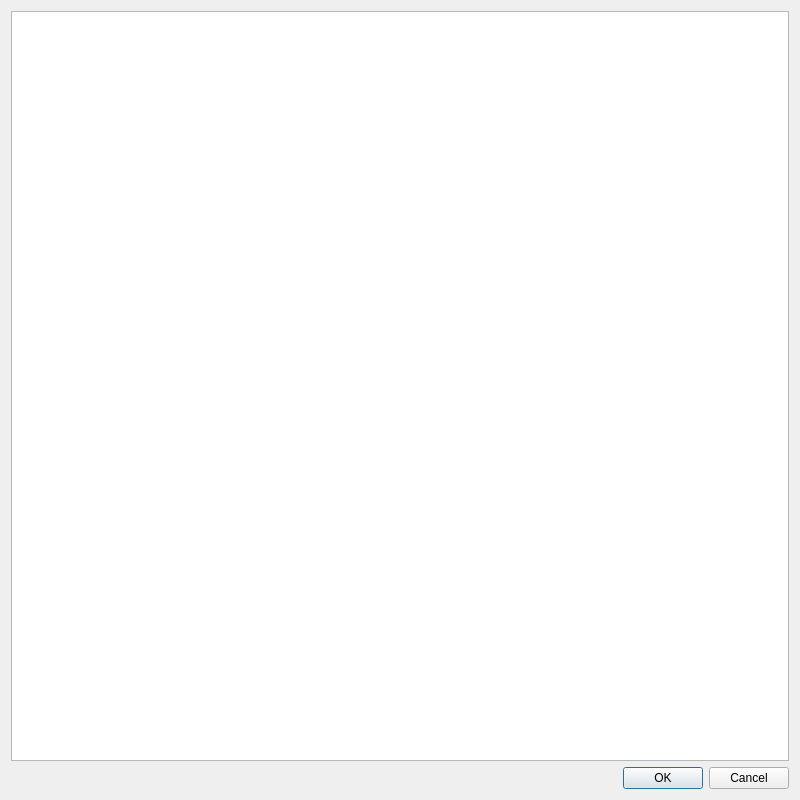
<?xml version="1.0" encoding="UTF-8"?>
<ui version="4.0">
 <class>PrintPreview</class>
 <widget class="QDialog" name="PrintPreview">
  <property name="geometry">
   <rect>
    <x>0</x>
    <y>0</y>
    <width>800</width>
    <height>800</height>
   </rect>
  </property>
  <property name="windowTitle">
   <string>Dialog</string>
  </property>
  <layout class="QVBoxLayout" name="verticalLayout">
   <item>
    <widget class="QTextBrowser" name="textBrowser"/>
   </item>
   <item>
    <widget class="QDialogButtonBox" name="buttonBox">
     <property name="orientation">
      <enum>Qt::Horizontal</enum>
     </property>
     <property name="standardButtons">
      <set>QDialogButtonBox::Cancel|QDialogButtonBox::Ok</set>
     </property>
    </widget>
   </item>
  </layout>
 </widget>
 <resources/>
 <connections>
  <connection>
   <sender>buttonBox</sender>
   <signal>accepted()</signal>
   <receiver>PrintPreview</receiver>
   <slot>accept()</slot>
   <hints>
    <hint type="sourcelabel">
     <x>248</x>
     <y>254</y>
    </hint>
    <hint type="destinationlabel">
     <x>157</x>
     <y>274</y>
    </hint>
   </hints>
  </connection>
  <connection>
   <sender>buttonBox</sender>
   <signal>rejected()</signal>
   <receiver>PrintPreview</receiver>
   <slot>reject()</slot>
   <hints>
    <hint type="sourcelabel">
     <x>316</x>
     <y>260</y>
    </hint>
    <hint type="destinationlabel">
     <x>286</x>
     <y>274</y>
    </hint>
   </hints>
  </connection>
 </connections>
</ui>
